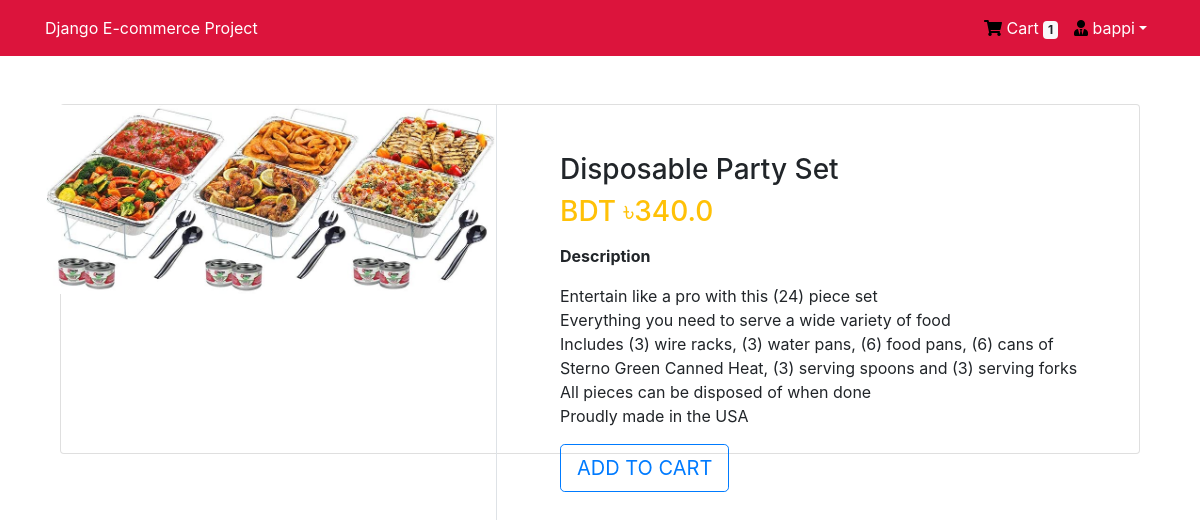
Page /product/11/ (signed in) on the committed database.
### App_Login/models.py (models this page shows, shortened)
class User(AbstractBaseUser, PermissionsMixin):
    email = models.EmailField(unique=True, null=False)
    is_staff = models.BooleanField(
        ugettext_lazy('staff status'), default=False,
        help_text = ugettext_lazy('Designers whether the user can log in this site')
        )
    is_active = models.BooleanField(
        ugettext_lazy('active'),
        default=True,
        help_text = ugettext_lazy('Designates whether this user should be treated as ctive. Unselect this isntead of deleting accounts')
    )
    USERNAME_FIELD = 'email'
    objects = MyUserManager()

class Profile(models.Model):
    user = models.OneToOneField(User, on_delete=models.CASCADE, related_name='profile')
    username = models.CharField(max_length=264, blank=True)
    full_name = models.CharField(max_length=254, blank=True)
    address_1 = models.TextField(max_length=300, blank=True)
    city = models.CharField(max_length=40, blank=True)
    zipcode = models.CharField(max_length=10, blank=True)
    country = models.CharField(max_length=50, blank=True)
    phone = models.CharField(max_length=20, blank=True)
    date_joined = models.DateTimeField(auto_now_add=True)

### App_Order/models.py (models this page shows, shortened)
class Order(models.Model):
    orderitems = models.ManyToManyField(Cart)
    user = models.ForeignKey(settings.AUTH_USER_MODEL, on_delete = models.CASCADE)
    ordered = models.BooleanField(default=False)
    created = models.DateTimeField(auto_now_add=True)
    paymentId = models.CharField(max_length = 264, blank= True, null= True)
    orderId = models.CharField(max_length = 200, blank=True, null = True)

### App_Shop/models.py (models this page shows, shortened)
class Product(models.Model):
    mainimage = models.ImageField(upload_to = 'Products')
    name = models.CharField(max_length=264)
    category = models.ForeignKey(Category, on_delete = models.CASCADE , related_name = 'category')
    preview_text = models.TextField(max_length=200 , verbose_name = 'Preview Text')
    detail_text = models.TextField(max_length=1000, verbose_name='Description')
    price = models.FloatField()
    old_price = models.FloatField(default=0.00)
    created = models.DateTimeField(auto_now_add = True)
    class Meta:
        ordering = ['-created']

### App_Shop/views.py (the view)
# urls.py: path('product/<pk>/',views.ProductDetail.as_view(), name = 'product_detail'),
class ProductDetail(LoginRequiredMixin, DetailView):
    model = Product
    template_name = 'App_Shop/product_detail.html'

### App_Order/templatetags/cart_tag.py (called while the page is built)
@register.filter
def cart_total(user):
    order  = Order.objects.filter(user=user, ordered=False)
    if order.exists():
        return order[0].orderitems.count()
    else:
        return 0

### templates/App_Shop/product_detail.html (shortened to what this page needs)
{% extends 'base.html' %}
{% block body_block %}
<div class="container my-5">
    <div class="card">
        <div class="row">
            <aside class="col-sm5 border-right">
                <article class="gallery-wrap">
                    <div class="img-big-wrsp">
                        <div>
                            <a href=""><img src="/media/{{ object.mainimage }} " style="width: 450px;" alt=""></a>
                        </div>
                    </div>
                </article>
            </aside>
            <aside class="col-sm-7">
                <article class="card-body p-5">
                    <h3 class="title mp-3">{{ object.name }} </h3>
                    <p class="price-detail-wrap">
                        <span class="price h3 text-warning">
                            <span class="currency">BDT &#2547;</span><span class="num">{{ object.price }}</span>
                        </span>
                    </p>
                    <dl class="item-property">
                        <dt>Description</dt>
                        <dd>
                            <p>{{ object.detail_text | linebreaks }}</p>
                        </dd>
                    </dl>
                    <a href="{% url 'App_Order:add' pk=object.pk %}" class="btn btn-lg btn-outline-primary text-uppercase">Add to Cart</a>
                </article>
            </aside>
        </div>
    </div>
</div>
{% endblock %}

### templates/navbar.html (shortened to what this page needs)
{% load cart_tag %}
<!DOCTYPE html>
<html lang="en">
<head>
</head>
<body>
    <nav class="navbar navbar-custom navbar-expand-lg">
        <div class="container">
          <a class="navbar-home" href="{% url 'App_Shop:home' %}">Django E-commerce Project</a>
          <div class="collapse navbar-collapse" id="navbarNav">
            <ul class="navbar-nav ml-auto">
              {% if request.user.is_authenticated %}
              <li class="nav-item">
                  <a href="{% url 'App_Order:cart' %}" class="nav-link" id="color">
                      <i class="fa fa-shopping-cart" id="cart"></i> Cart
                      <span class="badge badge-light">{{ request.user | cart_total }}</span>
                  </a>
              </li>
              <li class="nav-item dropdown">
                <a class="nav-link dropdown-toggle" id="color" href="#" id="navbarDropdown" role="button" data-toggle="dropdown" aria-haspopup="true" aria-expanded="false"><i class="fas fa-user-tie" id="cart"></i> {{request.user.profile.username}}</a>
              </li>
              {% else %}
              <li class="nav-item" id="color">
                <a href="{% url 'App_Login:login' %}" class="btn btn-primary">Login</a>
              </li>
              {% endif %}
            </ul>
          </div>
        </div>
      </nav>
</body>
</html>

### templates/base.html (style rules this page uses)
body { background-color: white; }
.card { height: 350px; }

### templates/navbar.html (style rules this page uses)
.navbar-custom { background-color: crimson; position: sticky; top: 0; z-index: 100; }
#color { color: white; }
#cart { color: black; }
.navbar-home { color: white; }

### rows in the picture
User: user|cart_total "1", user.profile.username "bappi"
Product: mainimage (picture), name "Disposable Party Set", price "340.0", detail_text "Entertain like a pro with this (24) piece set Everything you need to serve a wide variety of food Includes (3) wire racks, (3) water pans, (6) food pans, (6) cans of Sterno Green Canned Heat, (3) serving spoons and (3) serving forks All pieces can be disposed of when done Proudly made in the USA"
